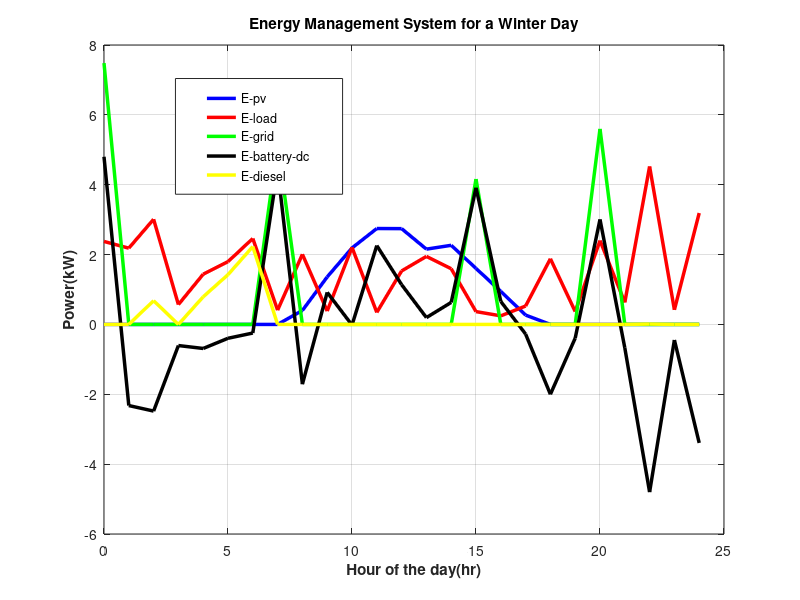
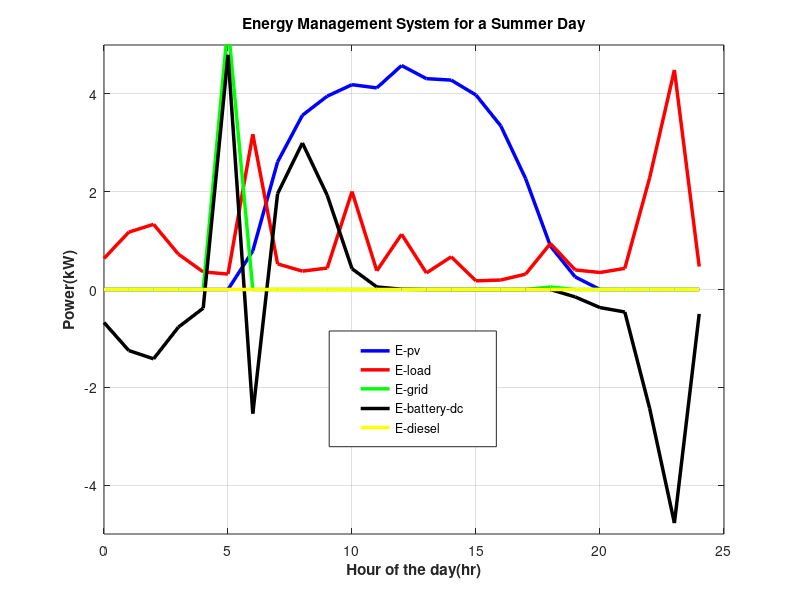
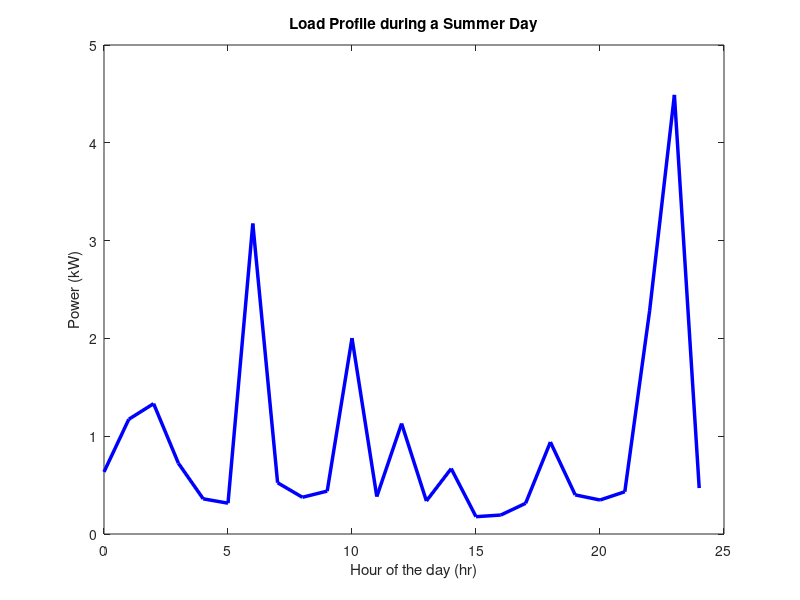

Here is the MATLAB script that generated these plots, in order: (Note: this script raises an error after producing the figures.)
%% 
% Clear the console and workspace

close all;
clear all;
clc;
%% 
% *Import the following data:*
%% 
% * Load Data (House in Paris)
% * EDL Data (Boolean representing EDL On/Off)
% * Solar Irradiance data

irradiance=importdata('Data/solar_irradiance.csv',',')*1e-3; % NADIM DATA
E_load=importdata('Data/Load.csv',',')*1e-3; 
Temperature=importdata("Data/Temperature.csv",",");
Temperature=reshape(Temperature,[366,24]);
EDL=importdata('Data/EDL.csv',',');
%% 
% Compute the power generated by PV using the following formula:
% 
% E (PV, DC) = Irradiance * Area * efficiency of panels
% 
% where:
%% 
% * Area = 24 m^2 
% * Efficiency = 22%
% * a= 0.5%

A=24; % Area of the panels is 12 square meters
eff_pv_panel= 0.22; % efficiency of panels is 12%
E_pv_dc=irradiance.*A.*eff_pv_panel; 
NOCT=45;
a=0.5*1e-2;
T_cell=Temperature+(45-20)/0.8*1;
E_pv_dc=(1-a*(T_cell-25)).*E_pv_dc;
%% 
% *Conversion efficiencies:*
%% 
% * PV inverter efficiency = 97%
% * Battery inverter efficiency = 94%
% * Battery charging efficiency = 90%
% * Battery discharging efficiency = 90%

eff_pv_inverter=0.97;%input(pv_inv_eff)/100;
eff_bat_inverter=0.94;%input(bat_inv_eff)/100;
Bat_eff_charging=0.9; % Efficieny of the Battery at Charging
Bat_eff_discharging=0.9; % Efficieny of the Battery at Disharging
%% 
% *Battery Sizing and Characteristics:*
%% 
% * Nominal Voltage = 12 V 
% * Nominal Capacity = 2000Ah

V_bat_nominal=12; 
E_bat_nominal_Ah=2000;
%% 
% Battery Nominal Capacity (KWh) = Nominal Capacity (Ah) * Nominal Voltage * 
% 1e-3

E_bat_nominal_kWh=E_bat_nominal_Ah*V_bat_nominal*1e-3; % nominal battery capacity in kWh
%% 
% *Charging Times of the battery:*
%% 
% * minimum charging time = 5 h
% * minimum discharging time = 5 h

%min_charging_time='Nominal time takes to fully charge the battery (hours):';
t_charging_min=5;%input(min_charging_time);
%min_discharging_time='Nominal time takes to fully discharge the battery (hours):';
t_discharging_min=5;%input(min_discharging_time);
%% 
% Maximum Power of Battery = Nominal Capacity (KWh) / minimum charging time

Max_power_bat=E_bat_nominal_kWh/t_charging_min; % Maximum power of the battery
%% 
% *Set the State of Charge limits:*
%% 
% * Maximum State of Charge = 90%
% * Minimum State of Charge = 30%

%min_SOC='Battery minimum state of charge (%):';
SOC_min=0.3;%input(min_SOC)/100;
SOC_max=0.9; % Maximum State of Charge
%% 
% *Battery Parameters:*
%% 
% * Self-Discharging Factor = 0.000035
% * Aging Coefficient = 3e-4
% * State of Health = 0 

a=0.000035;%input(self_discharging_factor);
Z_age_coeff=3e-4 ; % Battery ageing coefficient
SOHmin=0; % Minimum State of Health of the Battery
%% 
% Time Step =  1 hour

delta_t=1; % Time interval is 1 hour........Hence, Power is numerically equal to Energy
%% 
% PV Power (AC) = PV Power (DC) * PV inverter efficiency 

E_pv_ac=eff_pv_inverter.*E_pv_dc; % energy from PV at AC bus
%% 
% *Initial Battery Conditions:*
%% 
% * No Energy Transferred to/from Battery 
% * SOC = 50%
% * Nominal Battery Capacity in KWh
% * Maximum Charging Rate = Energy Capacity / Minimum Charging Time
% * Maximum Discharging Rate = Energy Capacity / Minimum Discharging Time

E_battery_DC(1,1)=0; % energy transfer to or from the battery at the beginning (at 0000h on 1st January)
SOC(1,1)=0.5;
E_bat_present_kWh(1,1)=E_bat_nominal_kWh*SOC(1,1);
E_bat_present_Ah(1,1)=E_bat_present_kWh(1,1)/(V_bat_nominal*1e-3);
charging_rate_max=E_bat_nominal_kWh/t_charging_min;
% maximum charging current (A)
discharging_rate_max=E_bat_nominal_kWh/t_discharging_min;
% maximum discharging current (A)
%% 
% * Maximum energy input to battery (DC) = Nominal Voltage * Maximum Charging 
% Rate 
% * Maximum energy output from battery (DC) = Nominal Voltage * Maximum Discharging 
% Rate 

if (E_bat_present_kWh(1,1)*(SOC(1,1)-SOC_min)>discharging_rate_max)
    E_batDC_Usable_kWh_discharge_hourly_max(1,1)=discharging_rate_max;
else
    E_batDC_Usable_kWh_discharge_hourly_max(1,1)=E_bat_present_kWh(1,1)*(SOC(1,1)-SOC_min); % maximum energy output from the battery in DC side per hour
end
if (E_bat_present_kWh(1,1)*(SOC_max-SOC(1,1))>charging_rate_max)
    E_batDC_Usable_kWh_charge_hourly_max(1,1)=charging_rate_max;
else
    E_batDC_Usable_kWh_charge_hourly_max(1,1)=E_bat_present_kWh(1,1)*(SOC_max-SOC(1,1)); % maximum energy input to the battery in DC side per hour
end

%% 
% No initial capacity loss in the battery 
% 
% Hence, initial cumulative capacity loss = 0

Delta_E_bat(1,1)=0; % Intial Cumilative battery capacity loss
%% 
% Assume the load is fully supplied by the grid at the beginning

E_grid=zeros(366,24);
E_grid(1,1)=E_load(1,1); % for plotting purposes 
%% 
% Contribution of Battery in DC and AC

E_battery_DC=zeros(366,24);
E_battery_AC=zeros(366,24);
%% 
% Create a variable to track the amount of load power met by PV

E_pv_total=zeros(366,24);
%% 
% Create a variable to track the amount of load power met by PV

E_pv_supplied=zeros(366,24);
%% 
% Create a variable to track the amount of load power met by battery

E_battery_supplied=zeros(366,24);
%% 
% Create a variable to track the amount of load power met by the grid

E_grid_supplied=zeros(366,24);
%% 
% 

% ........... Energy flow simulation for a year....................................................
for day=1:366

 for t=1:24

%% 
% If the grid is OFF, power supplied by the grid is surely 0. 

if EDL(day,t)==0
         E_grid(day,t)=0;
         E_grid_supplied(day,t)=0; % the difference between E_grid and E_grid_supplied is that the latter only focuses on the power supplied to the LOAD, while the former also includes batery charging

%% 
% If the load can be met entirely by PV:
%% 
% # Power supplied to load by PV = Power demanded by load
% # If battery is not fully charged: charge as much as possible 
% # If battery charged: No battery charge/discharge
%% 
% The total power supplied by PV is the load power and the power needed to charge 
% the battery. 
% 
% In this case, *PV and load powers appear. Battery charging may take place 
% if not fully charged.*

  if E_pv_ac(day,t) >= E_load(day,t) 
             if SOC(day,t)< SOC_max %battery not fully charged 
                 if (E_pv_ac(day,t)-E_load(day,t))<(E_batDC_Usable_kWh_charge_hourly_max(day,t)/eff_bat_inverter) % not enough power to fully charge the battery
                     E_battery_AC(day,t)=(E_pv_ac(day,t)-E_load(day,t)); % battery charging
                     E_battery_DC(day,t)=E_battery_AC(day,t)*eff_bat_inverter;
                 else% (E_pv_ac(day,t)-E_load(day,t))>=(E_batDC_Usable_kWh_charge_hourly_max(day,t)/eff_bat_inverter); <=> % enough power to fully charge the battery
                     E_battery_DC(day,t)=E_batDC_Usable_kWh_charge_hourly_max(day,t); % battery charging
                     E_battery_AC(day,t)=E_battery_DC(day,t)/eff_bat_inverter;
                 end
             else %SOC(day,t)=SOC_max; % battery is fully charged 
                 E_battery_DC(day,t)=0;
                 E_battery_AC(day,t)=E_battery_DC(day,t)/eff_bat_inverter;
             end
             E_diesel(day,t)=0; % diesel generators are not used
             E_pv_supplied(day,t)=E_load(day,t); % load power met by PV 
             E_battery_supplied(day,t)=0; % battery is supplying no power to load
             E_pv_total(day,t)=E_pv_supplied(day,t)+E_battery_DC(day,t);

%% 
% If load can NOT be met entirely by PV:
%% 
% # If the battery is not at the minimum discharge level, have batteries supply 
% as much power to load as possible, and use diesel if needed. 
% # If the battery is at the minimum discharge level, use diesel to supply the 
% remaining load demand, which was unmet by PV 
%% 
% In this case, *PV, load & battery and/or diesel appear.* 

  else %E_pv_ac(day,t) <= E_load(day,t); % if the load cannot be fully met by PV
             if SOC(day,t)>SOC_min % if the battery is not fully discharged
                 if (E_load(day,t)-E_pv_ac(day,t))<(E_batDC_Usable_kWh_discharge_hourly_max(day,t)*eff_bat_inverter) % if the remaining load can be met by the remaining power in battery
                    E_battery_AC(day,t)=-(E_load(day,t)-E_pv_ac(day,t)); % battery discharging
                    E_battery_DC(day,t)=E_battery_AC(day,t)/eff_bat_inverter;
                    E_diesel(day,t)=0;
                 else %(E_load(day,t)-E_pv_ac(day,t))>=(E_batDC_Usable_kWh_discharge_hourly_max(day,t)*eff_bat_inverter); % if the remaining load can NOT be met by the remaining power in battery
                    E_battery_DC(day,t)=-E_batDC_Usable_kWh_discharge_hourly_max(day,t); % battery discharging
                    E_battery_AC(day,t)=E_battery_DC(day,t)*eff_bat_inverter;
                    E_diesel(day,t)=E_load(day,t)-E_pv_ac(day,t)+E_battery_AC(day,t); % Energy from diesel after fully discharing the battery
                 end
             else %SOC(day,t)=SOC_min; % if battery is at the minimum discharge level, use diesel to support PV 
                 E_battery_DC(day,t)=0;
                 E_battery_AC(day,t)=eff_bat_inverter*E_battery_DC(day,t);
                 E_diesel(day,t)=E_load(day,t)-E_pv_ac(day,t);

             end
               E_pv_supplied(day,t)=E_pv_ac(day,t); % load power met partially by PV, this power is equal to the total available PV power 
               E_battery_supplied(day,t)=-E_battery_AC(day,t); % battery could be supplying power to the load if the discharged value is strictly less than zero 
  end

%% 
% If the grid is ON, there is NO need for diesel generator support. 

  else %EDL(day,t)==1
         E_diesel(day,t)=0;

%% 
% Since the grid is ON, the grid comes second in priority after PV. 
%% 
% # If the power supplied by PV is sufficient to meet the load demand, all load 
% power is met by PV. 
% # If the power supplied by PV is insufficient to meet the load demand, the 
% grid supplies the defficiency. 
%% 
% In this case, *PV and load powers appear. Grid, if needed, can also appear. 
% Batteries appear in charging mode only.* 

if E_pv_ac(day,t) > E_load(day,t) % pv enough to fully meet load demand 
    E_pv_supplied(day,t)=E_load(day,t); % load completely met by PV 
else %E_pv_ac(day,t) < E_load(day,t) % if PV power sufficient, use only PV. Else, use grid to support PV. 
              E_grid(day,t)=E_load(day,t)-E_pv_ac(day,t); 
              E_grid_supplied(day,t)=E_load(day,t)-E_pv_ac(day,t);
              E_pv_supplied(day,t)=E_pv_ac(day,t);
end
%% 
% This means that batteries will NOT be used to meet the load demand in this 
% case. As a result, batteries will only CHARGE during this case. 

E_battery_supplied(day,t)=0;
%% 
% # If the battery is fully charged, no charging or discharging takes place.
% # If the battery is NOT fully charged, charge it as much as possible from 
% PV and use the grid to charge the remaining amount. 

    if SOC(day,t)< SOC_max %if the battery is not fully charged 
                 if (E_pv_ac(day,t)-E_load(day,t))>=(E_batDC_Usable_kWh_charge_hourly_max(day,t)/eff_bat_inverter) %PV power is sufficient to entirely charge battery on its own
                     E_battery_DC(day,t)=E_batDC_Usable_kWh_charge_hourly_max(day,t); % battery charging
                     E_battery_AC(day,t)=E_battery_DC(day,t)/eff_bat_inverter;
                 else % (E_pv_ac(day,t)-E_load(day,t))<(E_batDC_Usable_kWh_charge_hourly_max(day,t)/eff_bat_inverter) %if PV can Not charge on its own the battery, use grid to charge remaining
                     %E_battery_AC(day,t)=(E_pv_ac(day,t)-E_load(day,t)); % battery charging
                     %E_battery_DC(day,t)=E_battery_AC(day,t)*eff_bat_inverter;
                     E_battery_DC(day,t)=E_batDC_Usable_kWh_charge_hourly_max(day,t); % battery charging
                     E_battery_AC(day,t)=E_battery_DC(day,t)/eff_bat_inverter;
                     E_grid(day,t)=E_grid(day,t)+E_batDC_Usable_kWh_charge_hourly_max(day,t)/eff_bat_inverter;
                 
                 end
    else %SOC(day,t)=SOC_max; %battery fully charged, no charging occurs 
                 E_battery_DC(day,t)=0;
                 E_battery_AC(day,t)=E_battery_DC(day,t)/eff_bat_inverter;
    end
end
%% 
% *Battery State of Charge Update:* 

  %------------------------------------ State of Charge(SOC) -----------------------------------------------------------------------------------
    if E_battery_DC(day,t)< 0
        SOC(day,t+1)= (SOC(day,t))-(abs(E_battery_DC(day,t))/(E_bat_nominal_kWh)); % battery discharging
    else
        SOC(day,t+1)= (SOC(day,t))+((abs(E_battery_DC(day,t)))/E_bat_nominal_kWh); % battery charging
    end
    E_bat_present_kWh(day,t+1)=E_bat_nominal_kWh*SOC(day,t+1) ;%Present Battery capacity
    E_bat_present_Ah(day,t+1)=(E_bat_present_kWh(day,t+1)/V_bat_nominal)*1e3;
    %----------------- Present Maximum Charging/Discharging rates---------------------------------------------------------------------
    %harging_rate_max(day,t+1)=E_bat_present_Ah(day,t+1)/t_charging_min;
    %discharging_rate_max(day,t+1)=E_bat_present_Ah(day,t+1)/t_discharging_min;
   if (E_bat_present_kWh(day,t+1)*(SOC(day,t+1)-SOC_min)>discharging_rate_max)
        E_batDC_Usable_kWh_discharge_hourly_max(day,t+1)=discharging_rate_max;
    else
        E_batDC_Usable_kWh_discharge_hourly_max(day,t+1)=E_bat_present_kWh(day,t+1)*(SOC(day,t+1)-SOC_min); % maximum energy output from the battery in DC side per hour
    end
    if (E_bat_present_kWh(day,t+1)*(SOC_max-SOC(day,t+1))>charging_rate_max)
        E_batDC_Usable_kWh_charge_hourly_max(day,t+1)=charging_rate_max;
    else
        E_batDC_Usable_kWh_charge_hourly_max(day,t+1)=E_bat_present_kWh(day,t+1)*(SOC_max-SOC(day,t+1)); % maximum energy input to the battery in DC side per hour
    end

    %----------------- Present stored Energy of the battery---------------------------------------------------------------------
    Energy_bat(day,t+1)=E_bat_present_kWh(day,t+1);
 end
E_bat_present_kWh(day+1,1)=E_bat_present_kWh(day,25);
E_batDC_Usable_kWh_charge_hourly_max(day+1,1)=E_batDC_Usable_kWh_charge_hourly_max(day,25);
E_batDC_Usable_kWh_discharge_hourly_max(day+1,1)=E_batDC_Usable_kWh_discharge_hourly_max(day,25);
SOC(day+1,1)=SOC(day,25);
Energy_bat(day+1,1)=Energy_bat(day,25);
end
%% 
% Fix the State of Charge to a percentage 

SOC_percentage=SOC(1:366,1:24).*100; % SOC as a percentage
%% 
% Change arrays to 1D for plotting 


% convert 2D data array to 1D array with number of elements 8784 for plotting
E_pv_ac_year=E_pv_ac(1,:);
E_load_year=E_load(1,:);
E_grid_year=E_grid(1,:);
E_diesel_year=E_diesel(1,:);
E_battery_year=E_battery_DC(1,:);
SOC_year=SOC_percentage(1,:);
Energy_bat_year=Energy_bat(1,1:24);
for i=2:366
    E_pv_ac_year=cat(2,E_pv_ac_year,E_pv_ac(i,:));
    E_load_year=cat(2,E_load_year,E_load(i,:));
    E_grid_year=cat(2,E_grid_year,E_grid(i,:));
    E_diesel_year=cat(2,E_diesel_year,E_diesel(i,:));
    E_battery_year=cat(2,E_battery_year,E_battery_DC(i,:));
    SOC_year=cat(2,SOC_year,SOC_percentage(i,:));
    Energy_bat_year=cat(2,Energy_bat_year,Energy_bat(i,1:24));
end
%% 
% *Plot - Winter Day*


% plot data from start_hour to end_hour
start_hour=24*14;
end_hour=24*15;
plot((start_hour:end_hour)-start_hour,E_pv_ac_year(start_hour:end_hour),'b','linewidth',2.5);
grid on;
xlabel('Hour of the day(hr)','fontSize',11,'fontweight','bold');
ylabel('Power(kW)','fontSize',11,'fontweight','bold');
hold on;
plot((start_hour:end_hour)-start_hour,E_load_year(start_hour:end_hour),'r','linewidth',2.5);
hold on;
plot((start_hour:end_hour)-start_hour,E_grid_year(start_hour:end_hour),'g','linewidth',2.5);
hold on;
plot((start_hour:end_hour)-start_hour,E_battery_year(start_hour:end_hour),'black','linewidth',2.5);
hold on;
plot((start_hour:end_hour)-start_hour,E_diesel_year(start_hour:end_hour),'yellow','linewidth',2.5);
legend('E-pv','E-load','E-grid','E-battery-dc','E-diesel');

title('Energy Management System for a Winter Day')

legend('Position',[0.2193,0.67629,0.20893,0.19286])
%% 
% *SOC Plot - Winter Day AW* 

figure;
plot((start_hour:end_hour)-start_hour,SOC_year(start_hour:end_hour),'linewidth',2.5);
grid on;
xlabel('Hour of the day(hr)','fontSize',11,'fontweight','bold');
ylabel('State of Charge of the battery(%)','fontSize',11,'fontweight','bold'); 
title('State of Charge of the Battery during a Winter Day');
%% 
% *Plot - Summer Day*

% plot data from start_hour to end_hour
start_hour=24*221;
end_hour=24*222;
plot((start_hour:end_hour)-start_hour,E_pv_ac_year(start_hour:end_hour),'b','linewidth',2.5);
grid on;
xlabel('Hour of the day(hr)','fontSize',11,'fontweight','bold');
ylabel('Power(kW)','fontSize',11,'fontweight','bold');
hold on;
plot((start_hour:end_hour)-start_hour,E_load_year(start_hour:end_hour),'r','linewidth',2.5);
hold on;
plot((start_hour:end_hour)-start_hour,E_grid_year(start_hour:end_hour),'g','linewidth',2.5);
hold on;
plot((start_hour:end_hour)-start_hour,E_battery_year(start_hour:end_hour),'black','linewidth',2.5);
hold on;
plot((start_hour:end_hour)-start_hour,E_diesel_year(start_hour:end_hour),'yellow','linewidth',2.5);
legend('E-pv','E-load','E-grid','E-battery-dc','E-diesel');

title('Energy Management System for a Winter Day')

xlim([0.0 25.0])
ylim([-5.00 5.00])
legend('Position',[0.4115,0.25551,0.20893,0.19286])
title('Energy Management System for a Summer Day')
%% 
% *SOC Plot - Summer Day* 

figure;
plot((start_hour:end_hour)-start_hour,SOC_year(start_hour:end_hour),'linewidth',2.5);
grid on;
xlabel('Hour of the day(hr)','fontSize',11,'fontweight','bold');
ylabel('State of Charge of the battery(%)','fontSize',11,'fontweight','bold'); 
title('State of Charge of the Battery during a Summer Day');

xlim([0.0 25.0])
ylim([25.0 100.0])
%% 
% The remaining part is used to find the contribution of each source to the 
% *LOAD* demand. 
% 
% The arrays are changed to 1 D for ease of use. 

E_pv_supplied_year=E_pv_supplied(1,:);
E_grid_supplied_year=E_grid_supplied(1,:);
E_battery_supplied_year=E_battery_supplied(1,:);
for i=2:366
    E_pv_supplied_year=cat(2,E_pv_supplied_year,E_pv_supplied(i,:));
    E_grid_supplied_year=cat(2,E_grid_supplied_year,E_grid_supplied(i,:));
    E_battery_supplied_year=cat(2,E_battery_supplied_year,E_battery_supplied(i,:));
end
%% 
% Note that the diesel is only used to meet the load demand. It is NOT used 
% to charge the batteries.
% 
% Create variables of similar names for diesel and load for ease of use. 

E_diesel_supplied_year=E_diesel_year;
E_load_demanded_year=E_load_year;
%% 
% *Find the share of every source over the entire year:*

total_pv=sum(E_pv_supplied_year);
total_battery=sum(E_battery_supplied_year);
total_diesel=sum(E_diesel_year);
total_grid=sum(E_grid_supplied_year);
total_load_demand=sum(E_load_demanded_year);
percentage_pv=total_pv/total_load_demand*100;
percentage_battery=total_battery/total_load_demand*100;
percentage_diesel=total_diesel/total_load_demand*100;
percentage_grid=total_grid/total_load_demand*100;
pie([percentage_pv,percentage_battery,percentage_diesel,percentage_grid]);
title('Contribution of each source to the load demand')
legend({'PV','Battery','Diesel','Grid'})
legend('Position',[0.067619,0.75283,0.16071,0.15595])

legend({'PV','Battery','Diesel','EDL'})
%% 
% *Load Characteristics* 

maximum_load=max(E_load_year)
mininimum_load=min(E_load_year)
average_load=mean(E_load_year)
total_load=sum(E_load_year)*1e-3
%% 
% *Load Profiles - Winter Day: 14* 

start_hour=14*24;
end_hour=15*24;
plot((start_hour:end_hour)-start_hour,E_load_year(start_hour:end_hour),'b','linewidth',2.5);

title('Load Profile during a Winter Day')
xlabel('Hour of the day (hr)')
ylabel('Power (kW)')
%% 
% *Load Profiles - Summer Day: 221* 

start_hour=221*24;
end_hour=222*24;
plot((start_hour:end_hour)-start_hour,E_load_year(start_hour:end_hour),'b','linewidth',2.5);

title('Load Profile during a Summer Day')
xlabel('Hour of the day (hr)')
ylabel('Power (kW)')
%% 
% *Grid Profile* 

EDL=reshape(EDL,[8784,1]);
stem(1:72,EDL(1:72),".",'b')
xlabel("Time (hr)")
ylabel("EDL")
names={'OFF'; 'ON'};
set(gca,'ytick',[0 1],"yticklabel",names)
ylim([0.000 1.100])
title('EDL Modeling ')